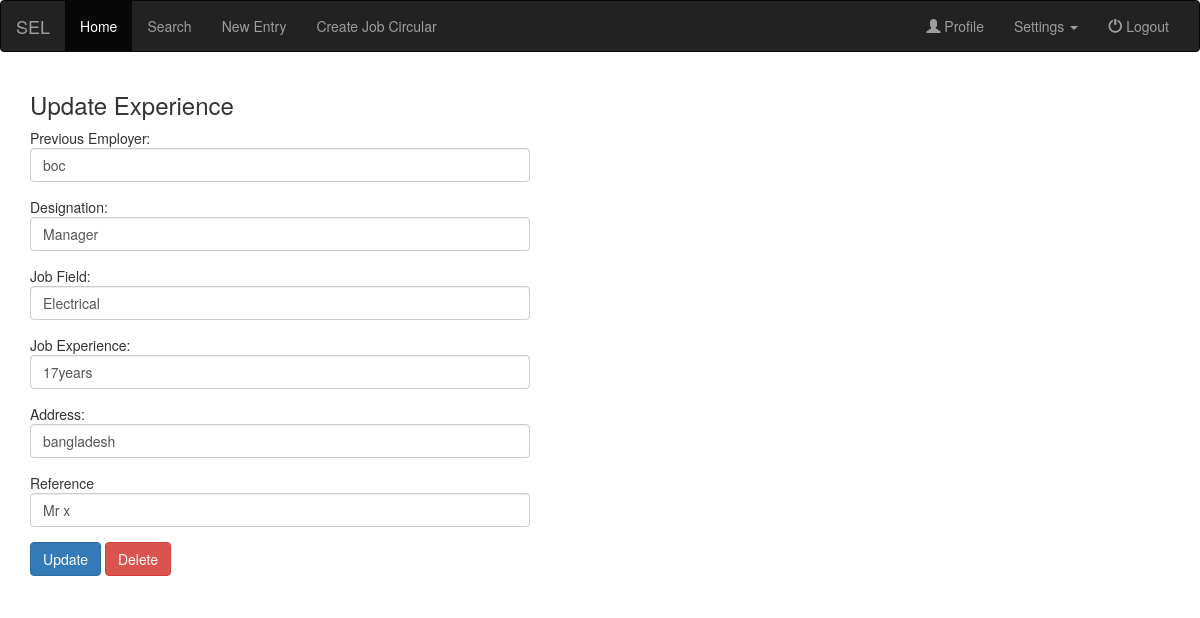
Page /jobdetails_experience.php?id=58 (signed in) on the committed database.
### tables this page shows
CREATE TABLE `job_experience` (
  `serial` int(20) NOT NULL,
  `emp_id` varchar(20) NOT NULL,
  `previous_employer` varchar(30) NOT NULL,
  `designation` varchar(30) NOT NULL,
  `job_field` varchar(30) NOT NULL,
  `job_experience` varchar(30) NOT NULL,
  `address` varchar(100) NOT NULL,
  `refference` varchar(30) NOT NULL
);

### jobdetails_experience.php (the view, shortened to what this page needs)
<?php include 'connect.php'; ?>
<!DOCTYPE html>
<html>
    <head>
    </head>
    <body>
        <?php include 'html/navbar.php'; ?>
        <div class="container">
            <h3>Update Experience</h3>
            <?php
            $id=$_GET['id'];
            $sql="SELECT * FROM job_experience WHERE serial='$id'";
            $result=mysqli_query($db, $sql);
            $row=mysqli_fetch_array($result);
            ?>
            <form action="" method="post">
                <div class="form-group">Previous Employer:  <input type="text" name="prev_employer" value="<?php echo $row[2]; ?>" class="form-control" style="width:500px"></div>
                <div class="form-group">Designation:  <input type="text" name="prev_emp_designation" value="<?php echo $row[3]; ?>" class="form-control" style="width:500px" ></div>
                <div class="form-group">Job Field:  <input type="text" name="prev_job_field" value="<?php echo $row[4]; ?>" class="form-control" style="width:500px" ></div>
                <div class="form-group">Job Experience:  <input type="text" name="prev_experience" value="<?php echo $row[5]; ?>" class="form-control" style="width:500px"></div>
                <div class="form-group">Address: <input type="text" name="prev_job_address" value="<?php echo $row[6]; ?>" class="form-control" style="width:500px"></div>
                <div class="form-group">Reference<input type="text" name="prev_ref" value="<?php echo $row[7]; ?>" class="form-control" style="width:500px"></div>
                <input type="submit" name="job_experience" value="Update" class="btn btn-primary">
                <input type="submit" name="delete" value="Delete" class="btn btn-danger">
            </form>
        </div>
    </body>

### rows in the picture
job_experience: prev_employer "boc", prev_emp_designation "Manager", prev_job_field "Electrical", prev_experience "17years", prev_job_address "bangladesh", prev_ref "Mr x"
